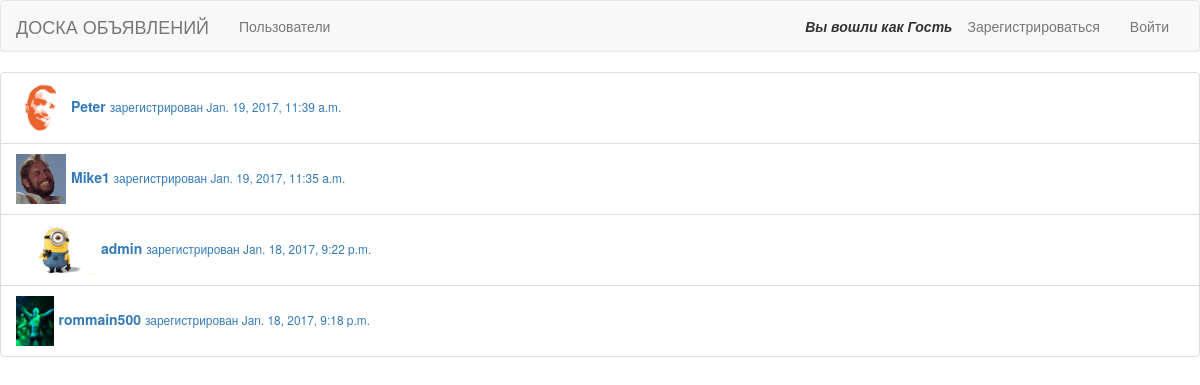
/users/, run on the app's committed database.
### bulletin/models.py (models this page shows)
class MyUser(AbstractUser):
    follows = models.ManyToManyField(
       'self',
       related_name='followers',
       symmetrical=False
    )
    avatar = models.ImageField(
       upload_to='user_images/',
       default='user_images/None/no-avatar.jpg'
    )

### bulletin/views.py (the view)
# urls.py: url(r'^users/', views.UsersView.as_view(), name='users'),
class UsersView(ListView):
    context_object_name = 'users'
    template_name = 'users.html'
    def get_queryset(self):
        qs = auth.get_user_model().objects.all().order_by('-date_joined')
        return qs

### bulletin/templates/users.html (shortened to what this page needs)
{% extends 'base.html' %}
{% block body %}
    <ul class="list-group">
        {% for d_user in users %}
            <li class="list-group-item">
                <a href="{% url 'user_url' d_user.id %}">
                    <b><img src={{ d_user.avatar.url }} style="max-height:50px;margin-right:5px"/>{{ d_user }}</b>
                    <small>зарегистрирован {{ d_user.date_joined }}</small>
                </a>
            </li>
        {% empty %}
            <li class="list-group-item disabled">empty list</li>
        {% endfor %}
    </ul>
{% endblock %}

### data on the page
MyUser: avatar (picture), username "Peter", date_joined "Jan. 19, 2017, 11:39 a.m."
MyUser: avatar (picture), username "Mike1", date_joined "Jan. 19, 2017, 11:35 a.m."
MyUser: avatar (placeholder picture), username "admin", date_joined "Jan. 18, 2017, 9:22 p.m."
MyUser: avatar (picture), username "rommain500", date_joined "Jan. 18, 2017, 9:18 p.m."
